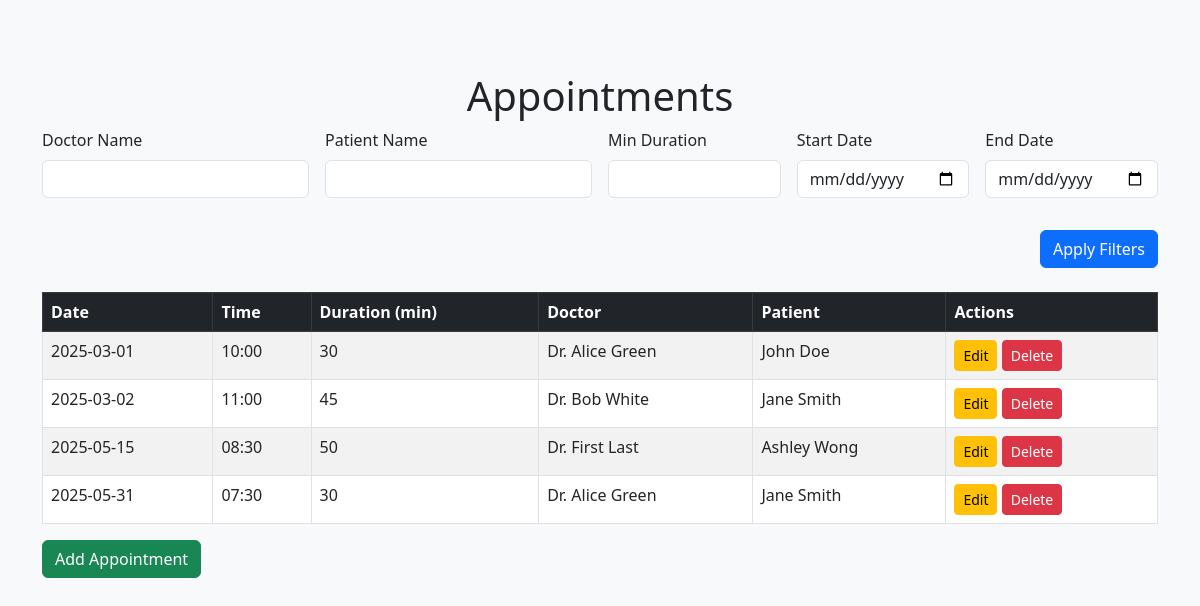
The app's page /appointments with its own data.
### app.py (models this page shows)
class Appointment(db.Model):
    id = db.Column(db.Integer, primary_key=True)
    date = db.Column(db.Date, index=True)
    time = db.Column(db.String(10))
    duration = db.Column(db.Integer, index=True)
    doctor_id = db.Column(db.Integer, db.ForeignKey('doctor.id'), index=True)
    patient_id = db.Column(db.Integer, db.ForeignKey('patient.patient_id'), index=True)
    status = db.Column(db.String(20))

class Doctor(db.Model):
    id = db.Column(db.Integer, primary_key=True)
    name = db.Column(db.String(100), index=True)
    specialization = db.Column(db.String(100))
    email = db.Column(db.String(100))
    appointments = db.relationship('Appointment', backref='doctor', lazy=True)

class Patient(db.Model):
    patient_id = db.Column(db.Integer, primary_key=True)
    name = db.Column(db.String(100), index=True)
    email = db.Column(db.String(100))
    phone = db.Column(db.String(20))
    insurance_id = db.Column(db.String(50))
    appointments = db.relationship('Appointment', backref='patient', lazy=True)

### app.py (the view)
@app.route('/appointments')
def appointments():
    doctor_name = request.args.get('doctor_name')
    patient_name = request.args.get('patient_name')
    min_duration = request.args.get('min_duration')
    max_duration = request.args.get('max_duration')
    start_date = request.args.get('start_date')
    end_date = request.args.get('end_date')
    query = Appointment.query.join(Doctor).join(Patient)
    if doctor_name:
        query = query.filter(Doctor.name.ilike(f"%{doctor_name}%"))
    if patient_name:
        query = query.filter(Patient.name.ilike(f"%{patient_name}%"))
    if min_duration:
        query = query.filter(Appointment.duration >= int(min_duration))
    if max_duration:
        query = query.filter(Appointment.duration <= int(max_duration))
    if start_date:
        query = query.filter(Appointment.date >= start_date)
    if end_date:
        query = query.filter(Appointment.date <= end_date)
    appointments = query.all()
    return render_template('appointments.html', appointments=appointments)

### templates/appointments.html (shortened to what this page needs)
﻿<!DOCTYPE html>
<html lang="en">
<head>
    <link href="https://cdn.jsdelivr.net/npm/bootstrap@5.3.0/dist/css/bootstrap.min.css" rel="stylesheet">
</head>
<body class="bg-light p-4">
    <div class="container">
        <h1 class="text-center mt-4">Appointments</h1>
        <form method="GET" action="{{ url_for('appointments') }}" class="row g-3 mb-4">
            <div class="col-md-3">
                <label class="form-label">Doctor Name</label>
                <input type="text" name="doctor_name" class="form-control" value="{{ request.args.get('doctor_name', '') }}">
            </div>
            <div class="col-md-3">
                <label class="form-label">Patient Name</label>
                <input type="text" name="patient_name" class="form-control" value="{{ request.args.get('patient_name', '') }}">
            </div>
            <div class="col-md-2">
                <label class="form-label">Min Duration</label>
                <input type="number" name="min_duration" class="form-control" value="{{ request.args.get('min_duration', '') }}">
            </div>
            <div class="col-md-2">
                <label class="form-label">Start Date</label>
                <input type="date" name="start_date" class="form-control" value="{{ request.args.get('start_date', '') }}">
            </div>
            <div class="col-md-2">
                <label class="form-label">End Date</label>
                <input type="date" name="end_date" class="form-control" value="{{ request.args.get('end_date', '') }}">
            </div>
            <div class="col-12 d-flex justify-content-end">
                <button type="submit" class="btn btn-primary mt-3">Apply Filters</button>
            </div>
        </form>
        <table class="table table-striped table-bordered">
            <thead class="table-dark">
                <tr>
                    <th>Date</th>
                    <th>Time</th>
                    <th>Duration (min)</th>
                    <th>Doctor</th>
                    <th>Patient</th>
                    <th>Actions</th>
                </tr>
            </thead>
            <tbody>
                {% for appt in appointments %}
                <tr>
                    <td>{{ appt.date }}</td>
                    <td>{{ appt.time }}</td>
                    <td>{{ appt.duration }}</td>
                    <td>{{ appt.doctor.name }}</td>
                    <td>{{ appt.patient.name }}</td>
                    <td>
                        <a href="{{ url_for('edit_appointment', id=appt.id) }}" class="btn btn-sm btn-warning">Edit</a>
                        <a href="{{ url_for('delete_appointment', id=appt.id) }}" class="btn btn-sm btn-danger" onclick="return confirm('Are you sure you want to delete this appointment?');">Delete</a>
                    </td>
                </tr>
                {% else %}
                <tr>
                    <td colspan="6" class="text-center">No appointments found.</td>
                </tr>
                {% endfor %}
            </tbody>
        </table>
        <a href="{{ url_for('add_appointment') }}" class="btn btn-success">Add Appointment</a>
    </div>
</body>
</html>

### records on screen
Appointment: date "2025-03-01", time "10:00", duration "30", doctor.name "Dr. Alice Green", patient.name "John Doe"
Appointment: date "2025-03-02", time "11:00", duration "45", doctor.name "Dr. Bob White", patient.name "Jane Smith"
Appointment: date "2025-05-15", time "08:30", duration "50", doctor.name "Dr. First Last", patient.name "Ashley Wong"
Appointment: date "2025-05-31", time "07:30", duration "30", doctor.name "Dr. Alice Green", patient.name "Jane Smith"
